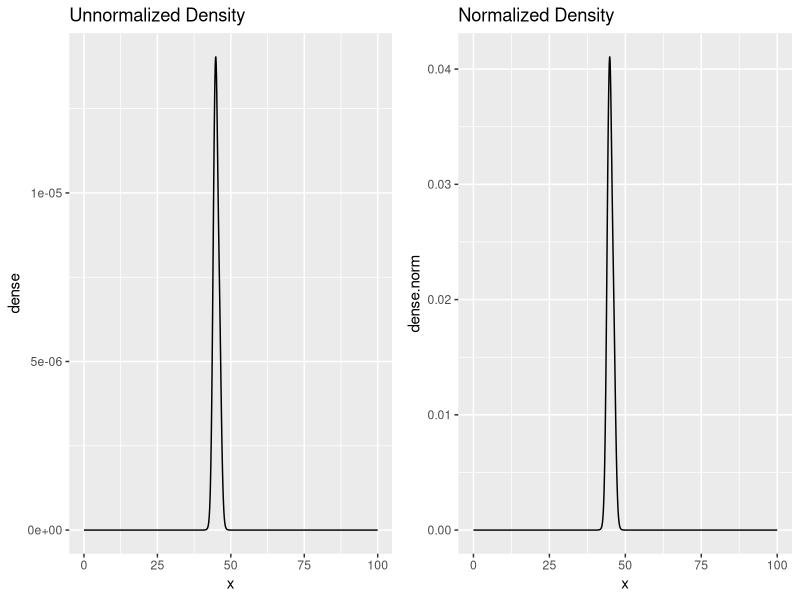
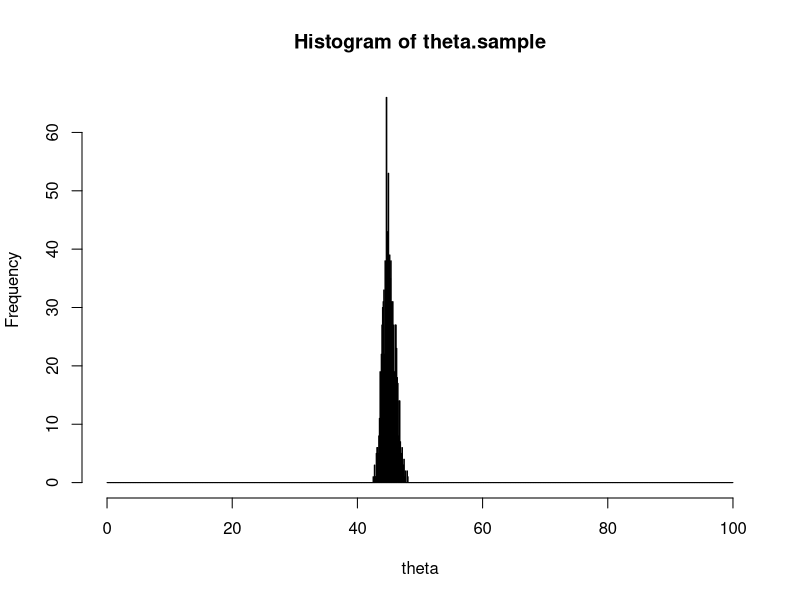
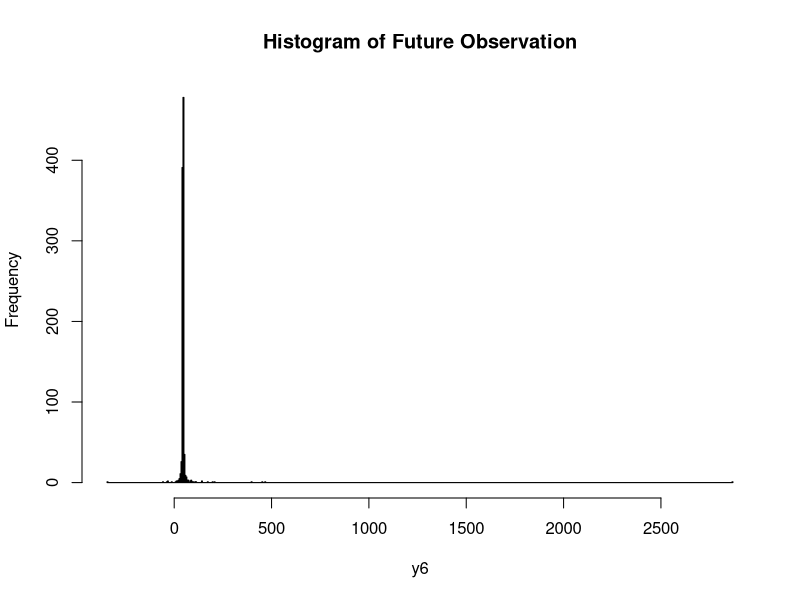

Generate these figures, in order, with R:
## ---- chunk 1
knitr::opts_chunk$set(echo = TRUE)
## ---- chunk 2
library(tidyverse)
library(gridExtra)
## ---- chunk 3
p1 <- data.frame(x=rep(seq(0, 100, 0.1),5)) %>% 
  mutate(y=rep(c(43,44,45,46.5,47.5),each=1001),
         pdf=dcauchy(y, location=x, scale=1)) %>%
  group_by(x) %>% 
  summarise(dense=prod(pdf)) %>%
  ggplot(aes(x=x, y=dense)) + geom_line() +
  ggtitle("Unnormalized Density")

p2 <- data.frame(x=rep(seq(0, 100, 0.1),5)) %>% 
  mutate(y=rep(c(43,44,45,46.5,47.5),each=1001),
         pdf=dcauchy(y, location=x, scale=1)) %>%
  group_by(x) %>% 
  summarise(dense.unnorm=prod(pdf)) %>% 
  mutate(dense.norm = dense.unnorm/sum(dense.unnorm)) %>%
  ggplot(aes(x=x, y=dense.norm)) + geom_line() +
  ggtitle("Normalized Density")

grid.arrange(p1, p2, ncol=2)
## ---- chunk 4
df <- data.frame(x=rep(seq(0, 100, 0.1),5)) %>% 
  mutate(y=rep(c(43,44,45,46.5,47.5),each=1001),
         pdf=dcauchy(y, location=x, scale=1)) %>%
  group_by(x) %>% 
  summarise(dense.unnorm=prod(pdf)) %>% 
  mutate(dense.norm = dense.unnorm/sum(dense.unnorm))

theta.sample <- sample(df$x, size=1000, prob=df$dense.norm, replace=TRUE)
hist(theta.sample, xlab='theta', breaks=seq(0,100,0.1))
## ---- chunk 5
y6 <- rcauchy(1000, theta.sample, 1)
hist(y6, nclass=1000, main='Histogram of Future Observation')
## ---- chunk 6

